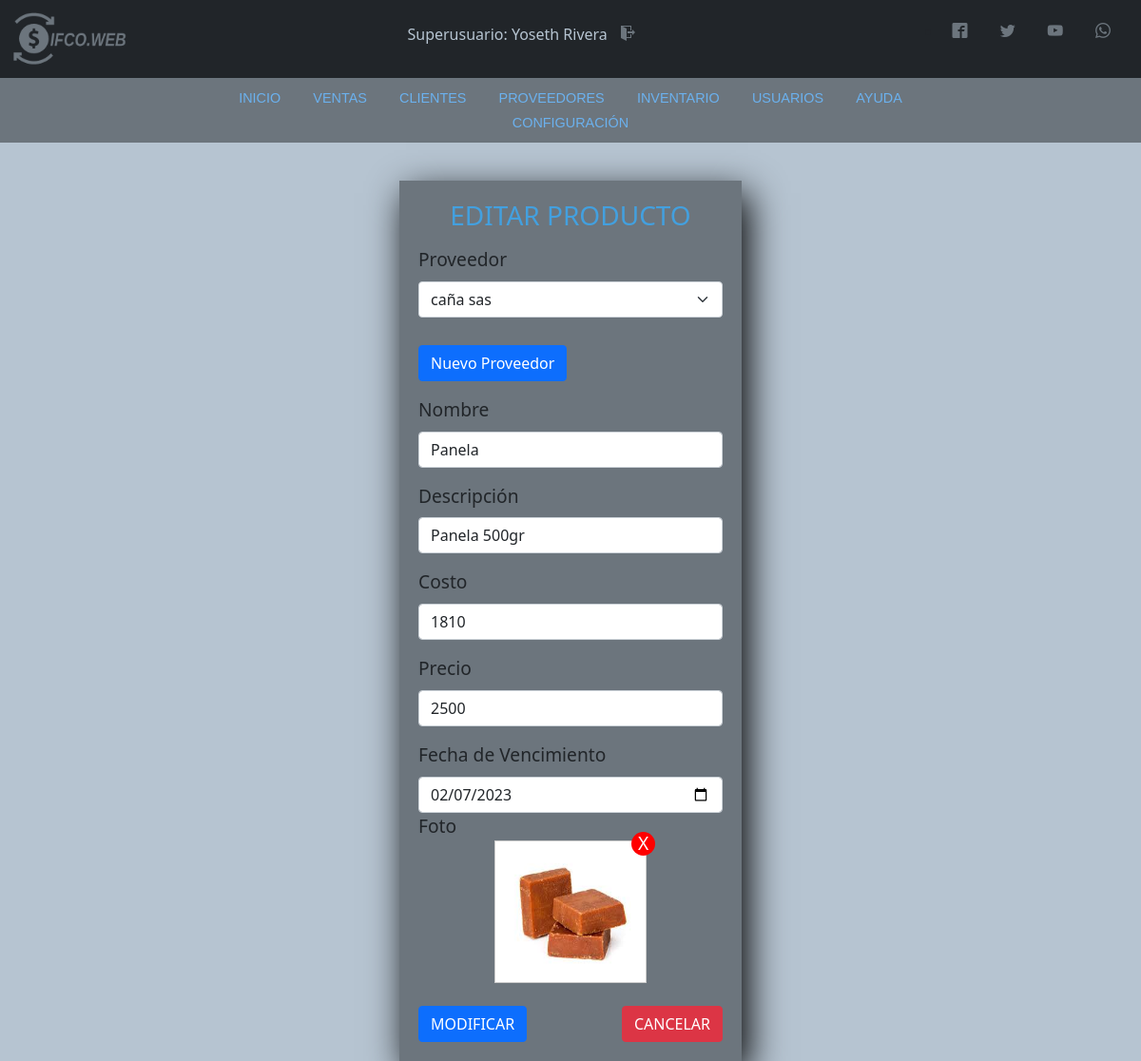
/Vista/html/edit_product.php?usr=1 (signed in), run on the app's committed database.
### tables this page shows
CREATE TABLE `usuario` (
  `codUsuario` int(11) NOT NULL,
  `id` varchar(20) DEFAULT NULL,
  `tipoId` varchar(11) DEFAULT NULL,
  `nombre` varchar(50) DEFAULT NULL,
  `direccion` text NOT NULL,
  `telefono` varchar(20) NOT NULL,
  `correo` varchar(100) DEFAULT NULL,
  `usuario` varchar(15) DEFAULT NULL,
  `clave` varchar(100) DEFAULT NULL,
  `rol` varchar(20) DEFAULT NULL
);

CREATE TABLE `producto` (
  `codproducto` int(11) NOT NULL,
  `nombre` varchar(50) DEFAULT NULL,
  `descripcion` varchar(100) DEFAULT NULL,
  `proveedor` int(11) DEFAULT NULL,
  `costo` decimal(11,0) DEFAULT NULL,
  `precio` decimal(11,0) DEFAULT NULL,
  `cantidad` int(11) DEFAULT NULL,
  `date_add` datetime NOT NULL DEFAULT current_timestamp(),
  `fechaVencimiento` date NOT NULL,
  `usuario_id` int(11) NOT NULL,
  `estatus` int(11) NOT NULL DEFAULT 1,
  `foto` text DEFAULT NULL
);

CREATE TABLE `proveedor` (
  `codproveedor` int(11) NOT NULL,
  `id` varchar(20) DEFAULT NULL,
  `tipoIdProveedor` varchar(3) DEFAULT NULL,
  `proveedor` varchar(100) DEFAULT NULL,
  `contacto` varchar(100) DEFAULT NULL,
  `telefono` varchar(20) DEFAULT NULL,
  `direccion` text DEFAULT NULL,
  `correo` varchar(100) NOT NULL
);

### Vista/html/edit_product.php (the view, shortened to what this page needs)
<?php
include '../../includes/conexion.php';
include '../../includes/header.php';
include '../../includes/nav.php';
include '../../includes/script.php';
if ($_SESSION['rol'] == 'Administrador' || $_SESSION['rol'] == 'Vendedor' || $_SESSION['rol'] == 'Superusuario') {
    if (empty($_GET['usr'])) {
        header('Location: inventarios.php');
    } else {
        $id_producto = $_REQUEST['usr'];
        $query_producto = mysqli_query($conexion, "SELECT p.codproducto, p.nombre, p.descripcion, p.costo, p.precio, p.fechaVencimiento, pr.proveedor, pr.codproveedor, p.foto FROM producto p INNER JOIN proveedor pr ON p.proveedor = pr.codproveedor WHERE p.codproducto = $id_producto AND p.estatus = 1");
        $result_producto = mysqli_num_rows($query_producto);
        $foto = '';
        $classRemove = 'notBlock';
        if ($result_producto > 0) {
            $data_producto = mysqli_fetch_assoc($query_producto);
            if ($data_producto['foto'] != 'img_producto.png') {
                $classRemove = '';
                $foto = '<img id="img" src="../img/uploads/' . $data_producto['foto'] . '" alt="Producto">';
            }
        } else {
            header('Location: inventarios.php');
        }
    }
?>
    <!DOCTYPE html>
    <html lang="en">
    <head>
    </head>
    <body>
        <div class="agregar-usuario" id="modificar-usuario">
            <form action="" class="inventario" method="POST" enctype="multipart/form-data">
                <h3> EDITAR PRODUCTO</h3>
                <div class="mb-4">
                    <label for="proveedor" class="form-label mt-2">Proveedor</label>
                    <select name="proveedor" id="proveedor" class="form-select notItemOne">
                        <option value="<?php echo $data_producto['codproveedor']; ?>" selected><?php echo $data_producto['proveedor']; ?></option>
                    </select><br>
                    <a href="new_proveedor.php" target="_blank">
                        <button type="button" class="btn btn-primary">Nuevo Proveedor</button>
                    </a><br>
                    <label for="nombre" class="form-label mt-3">Nombre</label>
                    <input type="text" name="nombre" id="nombre" placeholder="Nombre del Producto" class="form-control" value="<?php echo $data_producto['nombre'] ?>" required>
                    <label for="descripcion" class="form-label mt-3">Descripción</label>
                    <input type="text" name="descripcion" id="descripcion" placeholder="Descripción del Producto" class="form-control" value="<?php echo $data_producto['descripcion'] ?>" required>
                    <label for="costo" class="form-label mt-3">Costo</label>
                    <input type="number" name="costo" id="costo" placeholder="Costo del Producto" class="form-control" value="<?php echo $data_producto['costo'] ?>" required>
                    <label for="precio" class="form-label mt-3">Precio</label>
                    <input type="number" name="precio" id="precio" placeholder="Precio del producto" class="form-control" value="<?php echo $data_producto['precio'] ?>" required>
                    <label for="fechaVence" class="form-label mt-3">Fecha de Vencimiento</label>
                    <input type="date" name="fechaVence" id="fechaVence" class="form-control" value="<?php echo $data_producto['fechaVencimiento'] ?>" required>
                    <div class="photo">
                        <label for="foto">Foto</label>
                        <div class="prevPhoto">
                            <span class="delPhoto <?php echo $classRemove; ?>">X</span>
                            <label for="foto"></label>
                            <?php echo $foto; ?>
                        </div>
                    </div>
                </div>
                <div class="d-flex justify-content-between">
                    <input class="btn btn-primary" type="submit" value="MODIFICAR">
                    <a href="inventarios.php"><input class="btn btn-danger" type="button" value="CANCELAR"></a>
                </div>
            </form>
        </div>
    </body>
    </html>
<?php } ?>

### includes/header.php (shortened to what this page needs)
<?php
include 'conexion.php';
$id = $_SESSION['id'];
$sentence = "SELECT nombre, rol, codUsuario FROM usuario WHERE id = '" . $id . "' ";
$result = $conexion->query($sentence);
$row = $result->fetch_assoc();
?>
<!DOCTYPE html>
<html lang="es">
<head>
    <link rel="stylesheet" href="../css/estilos.css">
    <link rel="stylesheet" href="../../font.css">
</head>
<body>
    <nav class="navbar navbar-dark bg-dark">
        <div class="container-fluid">
            <a class="navbar-brand" href="panel_principal.php"><img src="../img/LOGO_gris.png" alt="logo" width="130px"></a>
            <h4 id="user">
                <?php
                echo utf8_decode($row['rol']);
                echo ": ";
                echo utf8_decode($row['nombre']);
                ?>
                <a href="../../Controlador/exit.php" class="icon-salir icon-exit"></a>
            </h4>
            <div class="redes">
                <ul>
                    <li>
                        <a href="https://es-es.facebook.com/" class="icon icon-facebook2" target="blank"></a>
                        <a href="https://twitter.com/" class="icon icon-twitter" target="blank"></a>
                        <a href="https://www.youtube.com/" class="icon icon-youtube" target="blank"></a>
                        <a href="https://www.whatsapp.com" class="icon icon-whatsapp" target="blank"></a>
                    </li>
                </ul>
            </div>
        </div>
    </nav>
</body>
</html>

### Vista/css/estilos.css (style rules this page uses)
* { margin: 0; padding: 0; }
body { background-color: #b6c4d1 !important; font-family: Zona Pro, Sans-Serif; }
#user { color: #b6c4d1; font-size: medium; }
.icon { color: #6c757d; text-decoration: none; padding: 10px; margin-right: 10px; }
.icon-salir { color: #6c757d; text-decoration: none; padding: 10px; margin-right: 10px; }
.agregar-usuario { width: 30%; font-size: 1.2rem; margin-top: 40px; margin-left: 35%; padding: 20px; box-shadow: 7px 13px 37px #000; float: left; background: #6c757d; display: block; }
.inventario h3 { text-align: center; color: #43a0df; }
.prevPhoto { display: flex; justify-content: space-between; width: 160px; height: 150px; border: 1px solid #CCC; position: relative; cursor: pointer; background: url(../images/uploads/user.png); background-repeat: no-repeat; background-size: cover; background-position: center center; margin: auto; }
.prevPhoto label { cursor: pointer; width: 100%; height: 100%; position: absolute; top: 0; left: 0; z-index: 2; }
.prevPhoto img { width: 100%; height: 100%; }
.delPhoto { color: #FFF; display: -webkit-flex; display: -moz-flex; display: -ms-flex; display: -o-flex; display: flex; justify-content: center; align-items: center; border-radius: 50%; width: 25px; height: 25px; background: red; position: absolute; right: -10px; top: -10px; z-index: 10; }
.notItemOne option:first-child { display: none; }

### data on the page
usuario: rol "Superusuario", nombre "Yoseth Rivera"
producto: proveedor "caña sas", nombre "Panela", descripcion "Panela 500gr", costo "1810", precio "2500", fechaVence "02/07/2023", foto (picture)
